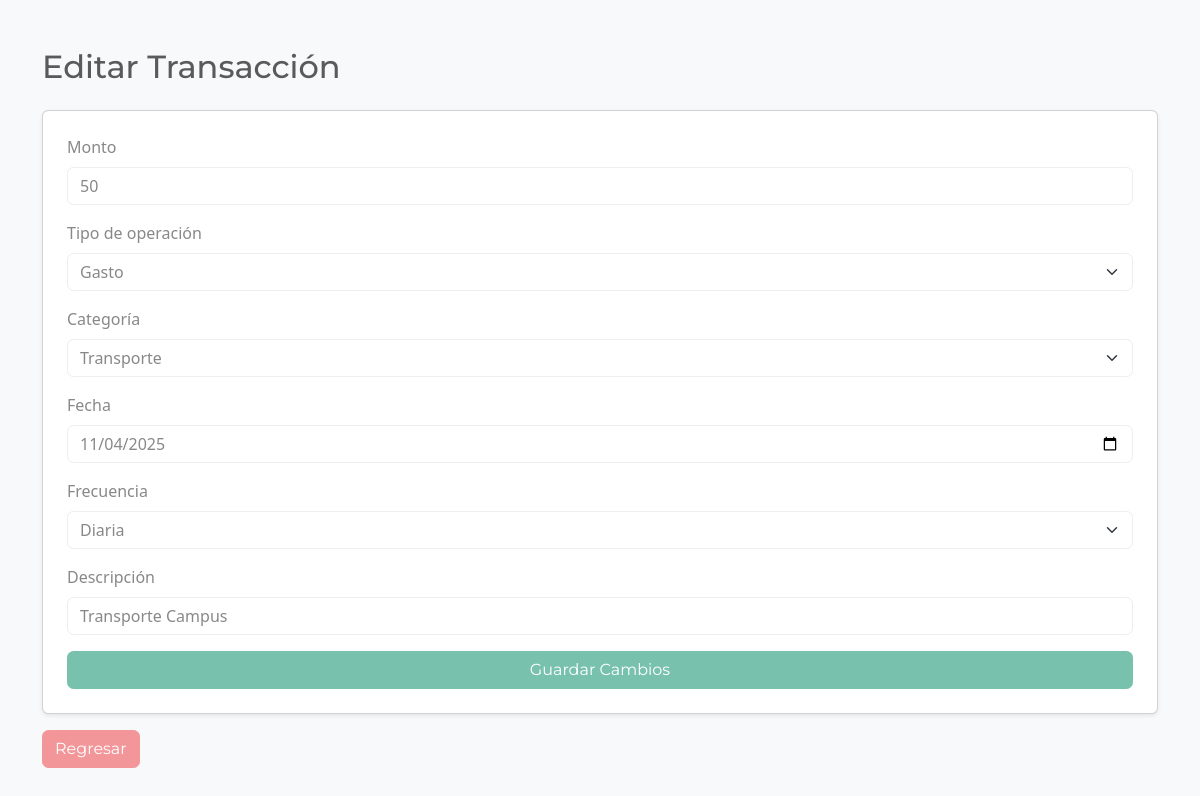
/pages/transacciones/editar/index.php?id=68 (signed in), run on the app's committed database.
### tables this page shows
CREATE TABLE `transacciones` (
  `Id_transacciones` int(11) NOT NULL,
  `Id_usuario` int(11) NOT NULL,
  `Id_categoria` int(11) NOT NULL,
  `tipo` int(60) NOT NULL,
  `monto` float NOT NULL,
  `fecha` date NOT NULL,
  `frecuencia` int(11) NOT NULL,
  `descripcion` text NOT NULL
);

### pages/transacciones/editar/index.php (called while the page is built, shortened)
<?php
include_once('./editar_transaccion.php');
?>

### pages/transacciones/editar/editar_transaccion.php (the view, shortened to what this page needs)
<?php
$id_usuario = isset($_SESSION['id']) ? intval($_SESSION['id']) : null;
$id_transacciones = isset($_GET['id']) ? intval($_GET['id']) : null;
$conexion = conectar();
$stmt = $conexion->prepare("SELECT * FROM transacciones WHERE Id_transacciones = ? AND Id_usuario = ?");
$stmt->bind_param("ii", $id_transacciones, $id_usuario);
$stmt->execute();
$res = $stmt->get_result();
$row = $res->fetch_assoc();
$monto = $row['monto'];
$tipo_operacion = $row['tipo'];
$id_categoria = $row['Id_categoria'];
$fecha = $row['fecha'];
$descripcion = $row['descripcion'];
$frecuencia = $row['frecuencia'];
?>
<!DOCTYPE html>
<html lang="es">
<head>
    <link rel="stylesheet" href="<?php echo CSS_DIR?>/bootstrap.css" />
</head>
<body class="bg-light">
    <div class="container mt-5">
        <h2 class="mb-4">Editar Transacción</h2>
        <form
            id="transaccion"
            name="transaccion"
            method="post"
            action="<?php echo PHP_DIR; ?>/transaccion/editar.php"
            class="card p-4 shadow-sm bg-white"
        >
            <div class="mb-3">
                <label for="monto" class="form-label">Monto</label>
                <input
                    type="number"
                    min="1"
                    id="monto"
                    name="monto"
                    class="form-control"
                    value="<?php echo htmlspecialchars($monto); ?>"
                    required
                />
            </div>
            <div class="mb-3">
                <label for="tipo_operacion" class="form-label">Tipo de operación</label>
                <select id="tipo_operacion" name="tipo_operacion" class="form-select" required>
                    <option value="2" <?php if ($tipo_operacion == 2) echo "selected"; ?>>Gasto</option>
                </select>
            </div>
            <div class="mb-3">
                <label for="categoria" class="form-label">Categoría</label>
                <select name="categoria" id="categoria" class="form-select" required>
                    <option value="2" <?php if ($id_categoria == 2) echo "selected"; ?>>Transporte</option>
                </select>
            </div>
            <div class="mb-3">
                <label for="fecha" class="form-label">Fecha</label>
                <input
                    type="date"
                    id="fecha"
                    name="fecha"
                    class="form-control"
                    value="<?php echo htmlspecialchars($fecha); ?>"
                    required
                />
            </div>
            <div class="mb-3">
                <label for="frecuencia" class="form-label">Frecuencia</label>
                <select name="frecuencia" id="frecuencia" class="form-select" required>
                    <option value="1" <?php if ($frecuencia == 1) echo "selected"; ?>>Diaria</option>
                </select>
            </div>
            <div class="mb-3">
                <label for="descripcion" class="form-label">Descripción</label>
                <input
                    type="text"
                    id="descripcion"
                    name="descripcion"
                    class="form-control"
                    value="<?php echo htmlspecialchars($descripcion); ?>"
                    required
                />
            </div>
            <button type="submit" class="btn btn-primary w-100">Guardar Cambios</button>
        </form>
        <div class="mt-3">
            <a href="<?php echo PAGES_DIR; ?>/transacciones/" class="btn btn-secondary">Regresar</a>
        </div>
    </div>
</body>
</html>

### data on the page
transacciones: monto "50", tipo_operacion "Gasto", categoria "Transporte", fecha "11/04/2025", frecuencia "Diaria", descripcion "Transporte Campus"
